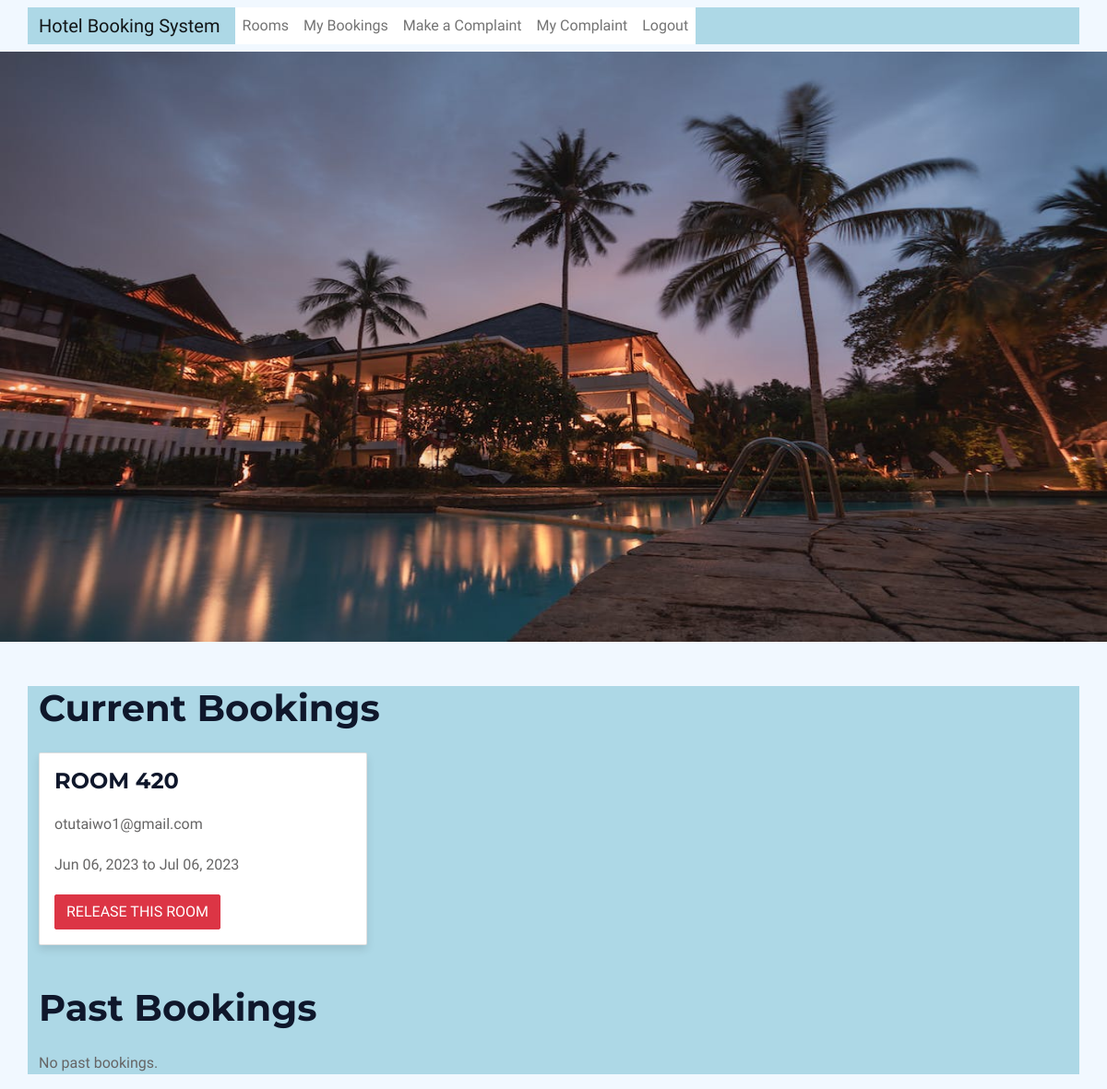
Page /booked_rooms_list/ (signed in) on the earlier database version.
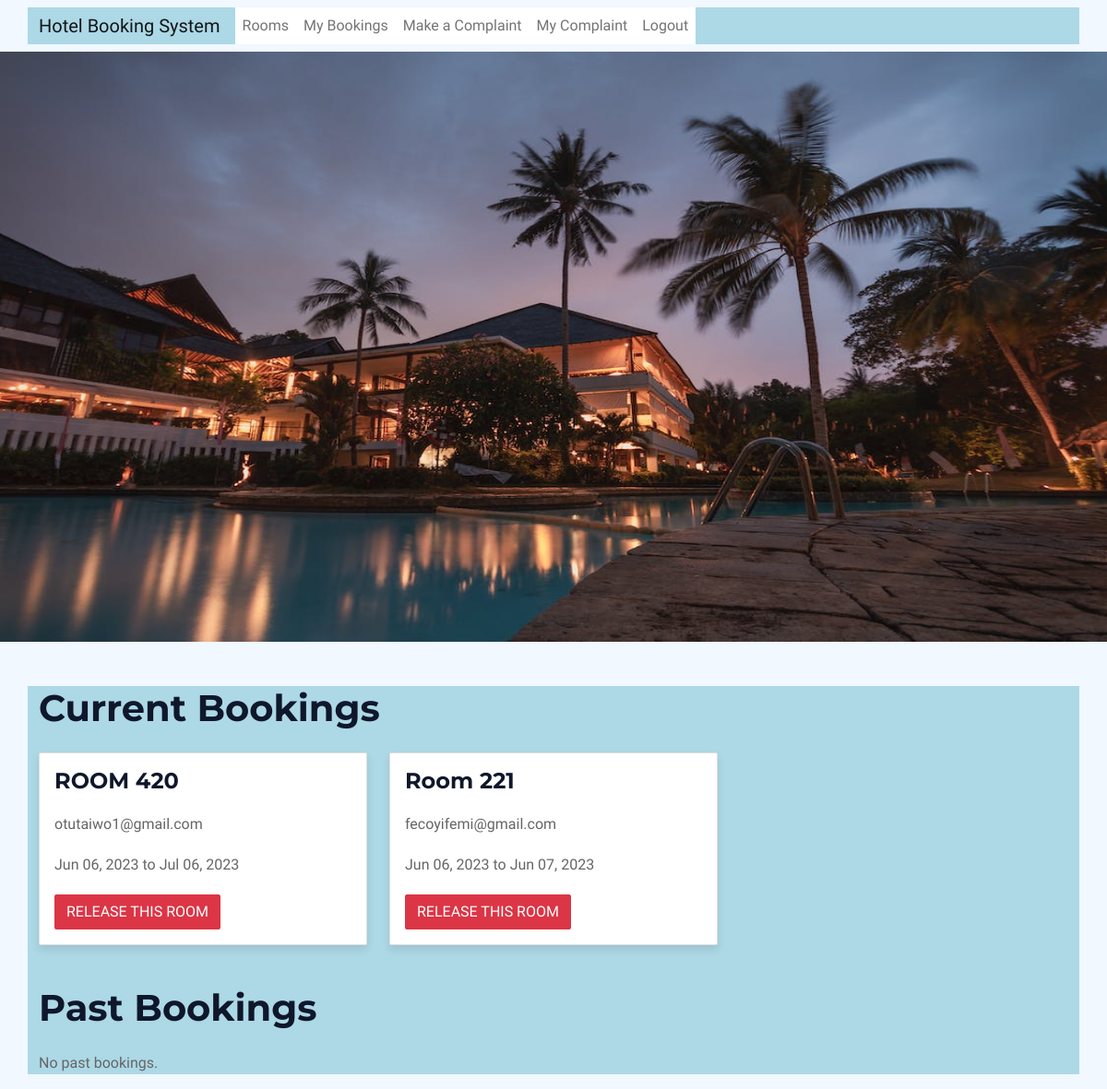
Same page on the later database version.
### bookings/models.py (models this page shows, shortened)
class Booking(models.Model):
    user = models.ForeignKey(settings.AUTH_USER_MODEL, on_delete=models.CASCADE)
    admin_user= models.ForeignKey(settings.AUTH_USER_MODEL, on_delete=models.CASCADE, related_name='bookings_admin', default=3)
    room = models.ForeignKey(Room, on_delete=models.CASCADE)
    check_in = models.DateField()
    check_out = models.DateField()
    created_at = models.DateTimeField(auto_now_add=True)
    updated_at = models.DateTimeField(auto_now=True)
    status_choices = [
        ('pending', 'Pending'),
        ('accepted', 'Accepted'),
        ('rejected', 'Rejected'),
    ]
    status = models.CharField(max_length=10, choices=status_choices, default='pending')
    number_of_guests = models.PositiveIntegerField()
    customer_email = models.EmailField(max_length=255)
    customer_name =  models.CharField(max_length=100, default='')

class Room(models.Model):
    ROOM_TYPE_CHOICES = (
        ('standard', 'Standard'),
        ('deluxe', 'Deluxe'),
        ('suite', 'Suite'),
    )
    user = models.ForeignKey(settings.AUTH_USER_MODEL, on_delete=models.CASCADE)
    admin_user= models.ForeignKey(settings.AUTH_USER_MODEL, on_delete=models.CASCADE, related_name='room_admin', default=3)
    name = models.CharField(max_length=100)
    room_type = models.CharField(max_length=10, choices=ROOM_TYPE_CHOICES, default='standard')
    room_number = models.PositiveIntegerField(unique=True)
    description = models.TextField(blank=True)
    price = models.DecimalField(max_digits=8, decimal_places=2)
    image = models.ImageField(upload_to='rooms', blank=True)
    available = models.BooleanField(default=True)
    created_at = models.DateTimeField(auto_now_add=True)
    updated_at = models.DateTimeField(auto_now=True)

### accounts/models.py (models this page shows, shortened)
class CustomUser(AbstractBaseUser):
    email = models.EmailField(verbose_name='Email', max_length=255, unique=True)
    first_name = models.CharField(verbose_name='First Name', max_length=255, blank=True)
    last_name = models.CharField(verbose_name='Last Name', max_length=255, blank=True)
    is_staff = models.BooleanField(default=False)
    is_active = models.BooleanField(default=True)
    is_admin = models.BooleanField(default=False)
    is_customer = models.BooleanField(default=True)
    is_superuser = models.BooleanField(default=False)
    created_at = models.DateTimeField(auto_now_add=True)
    updated_at = models.DateTimeField(auto_now=True)
    objects = CustomUserManager()
    USERNAME_FIELD = 'email'
    REQUIRED_FIELDS = []

### bookings/views.py (the view)
# urls.py: path('booked_rooms_list/', views.booked_rooms_list, name='booked_rooms_list'),
@login_required
def booked_rooms_list(request):
    current_bookings = Booking.objects.filter(check_out__gte=timezone.now())
    past_bookings = Booking.objects.filter(check_out__lt=timezone.now())
    context = {
        'current_bookings': current_bookings,
        'past_bookings': past_bookings,
    }
    return render(request, 'booked_rooms_list.html', context)

### bookings/templates/booked_rooms_list.html (shortened to what this page needs)
{% extends 'base.html' %}
{% block content %}
  <h1 class="mb-4">Current Bookings</h1>
{% if current_bookings %}
<div class="row">
{% for booking in current_bookings %}
<div class="col-md-4 mb-4">
<div class="card">
<div class="card-body">
<h5 class="card-title">{{ booking.room.name }}</h5>
<p class="card-text">{{ booking.user.email }}</p>
<p class="card-text">{{ booking.check_in|date:"M d, Y" }} to {{ booking.check_out|date:"M d, Y" }}</p>
<a href="{% url 'bookings:release_room' booking.id %}" class="btn btn-danger">Release this room</a>
</div>
</div>
</div>
{% endfor %}
</div>
{% else %}
<p>No current bookings.</p>
{% endif %}
  <h1 class="mb-4">Past Bookings</h1>
{% if past_bookings %}
<div class="row">
{% for booking in past_bookings %}
<div class="col-md-4 mb-4">
<div class="card">
<div class="card-body">
<h5 class="card-title">{{ booking.room.name }}</h5>
<p class="card-text">{{ booking.user.customer_name }}</p>
<p class="card-text">{{ booking.user.email }}</p>
<p class="card-text">{{ booking.check_in|date:"M d, Y" }} to {{ booking.check_out|date:"M d, Y" }}</p>
</div>
</div>
</div>
{% endfor %}
</div>
{% else %}
<p>No past bookings.</p>
{% endif %}
{% endblock %}

Differences in the rows shown:
added Booking: room.name "Room 221", user.email "fecoyifemi@gmail.com", check_in "Jun 06, 2023", check_out "Jun 07, 2023"
